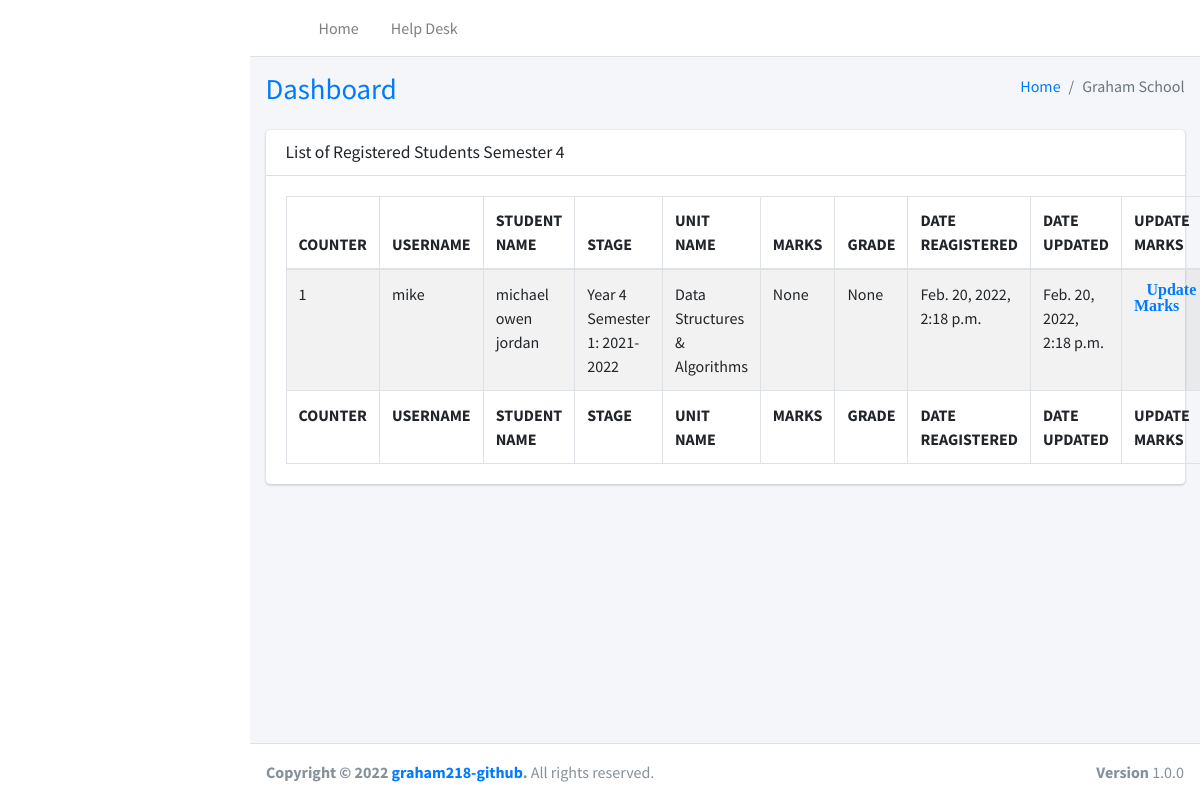
Before: /school/list_registered_units4/ with the older database file.
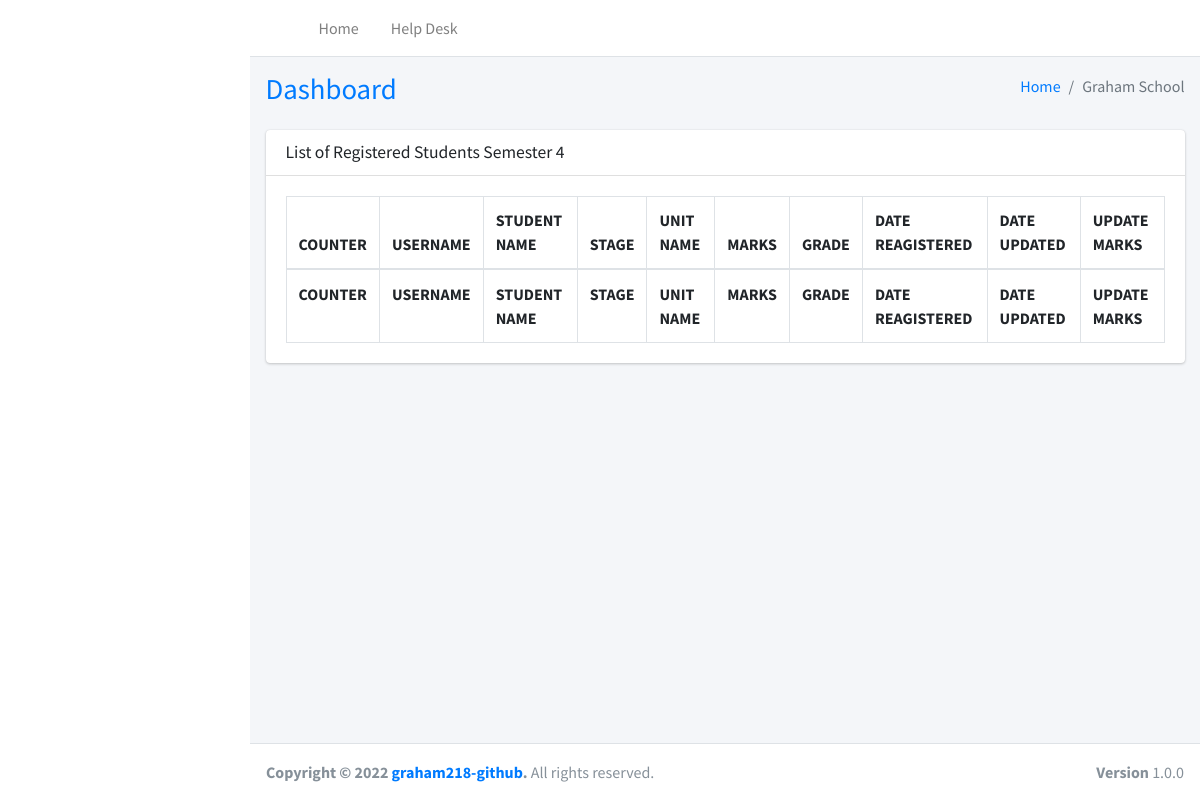
After: the same page with the newer database file.
### school/models.py (models this page shows, shortened)
class marks_yr4(models.Model):
    user = models.ForeignKey(User, max_length=255, on_delete=models.CASCADE, blank=True)
    full_name = models.CharField(max_length=255, blank=True, null=True)
    stage = models.ForeignKey(Stages, max_length=255, on_delete=models.CASCADE, blank=False)
    unit_or_subject_name = models.ForeignKey(Units, max_length=255, on_delete=models.CASCADE, blank=False)
    marks = models.CharField(max_length=255, blank=True, null=True)
    grade = models.CharField(max_length=255, blank=True, null=True)
    date_created = models.DateTimeField(
        null=True, blank=True, auto_now_add=True)
    date_updated = models.DateTimeField(null=True, blank=True, auto_now=True)

class Stages(models.Model):
    year = models.CharField(max_length=255, blank=True, null=True)
    def __str__(self):
        return self.year

class Units(models.Model):
    unit_name = models.CharField(max_length=255, blank=True, null=True)
    date_created = models.DateTimeField(
        null=True, blank=True, auto_now_add=True)
    date_updated = models.DateTimeField(null=True, blank=True, auto_now=True)
    def __str__(self):
        return self.unit_name

### custom_user/models.py (models this page shows)
class User(AbstractUser):
    first_name=models.CharField(max_length=255, blank=False, null=False, default="John")
    middle_name=models.CharField(max_length=255, blank=False, null=False, default="Doe")
    last_name=models.CharField(max_length=255, blank=False, null=False, default="Smith")
    profile_photo = models.ImageField(upload_to="profile_pics/", blank=True)
    is_admin = models.BooleanField(default=False)
    is_student = models.BooleanField(default=False)
    is_lecturer = models.BooleanField(default=False)
    is_supplier = models.BooleanField(default=False)
    is_non_staff = models.BooleanField(default=False)

### school/my_views.py (the view)
# urls.py: path('list_registered_units4/', my_views.list_registered_units4, name='list_registered_units4'),
def list_registered_units4(request):
    title = 'List of Registered Students Semester 4'
    queryset = marks_yr4.objects.all()
    context = {
        "title": title,
        "queryset": queryset,
    }
    return render(request, "units/list_registered_units/list_registered_units_yr4.html", context)

### school/templates/units/list_registered_units/list_registered_units_yr4.html (shortened to what this page needs)
{% extends 'index2.html' %}
{% load static %}
{% block content %}
<section class="content">
  <div class="container-fluid">
    <div class="row">
      <div class="col-12">
        <div class="card">
          <div class="card-header">
            <h3 class="card-title">{{title}}</h3>
          </div>
          <div class="card-body">
            <table id="faculty" class="table table-bordered table-striped">
              <thead>
                <tr>
                <tr>
                  <th> COUNTER </th>
                  <th> USERNAME </th>
                  <th> STUDENT NAME </th>
                  <th> STAGE </th>
                  <th> UNIT NAME </th>
                  <th> MARKS </th>
                  <th> GRADE </th>
                  <th> DATE REAGISTERED </th>
                  <th> DATE UPDATED </th>
                  <th>UPDATE MARKS</th>
                </tr>
              </thead>
              <tbody>
                {% for instance in queryset %}
                <tr>
                  <td>{{forloop.counter}}</td>
                  <td>{{instance.user}}</td>
                  <td>{{instance.full_name}}</td>
                  <td>{{instance.stage}}</td>
                  <td>{{instance.unit_or_subject_name}}</td>
                  <td>{{instance.marks}}</td>
                  <td>{{instance.grade}}</td>
                  <td>{{instance.date_created}}</td>
                  <td>{{instance.date_updated}}</td>
                  <td><a class="fa fa-edit" href="{% url 'school:insert_marks' instance.id%}">Update
                      Marks</a></td>
                </tr>
                {% endfor %}
              </tbody>
              <tfoot>
                <tr>
                  <th> COUNTER </th>
                  <th> USERNAME </th>
                  <th> STUDENT NAME </th>
                  <th> STAGE </th>
                  <th> UNIT NAME </th>
                  <th> MARKS </th>
                  <th> GRADE </th>
                  <th> DATE REAGISTERED </th>
                  <th> DATE UPDATED </th>
                  <th>UPDATE MARKS</th>
                </tr>
              </tfoot>
            </table>
          </div>
        </div>
      </div>
    </div>
  </div>
</section>
{% endblock content %}

Changed rows visible on the page:
removed marks_yr4: user "mike", full_name "michael owen jordan", stage "Year 4 Semester 1: 2021-2022", unit_or_subject_name "Data Structures & Algorithms", marks "None", grade "None", date_created "Feb. 20, 2022, 2:18 p.m.", date_updated "Feb. 20, 2022, 2:18 p.m."
